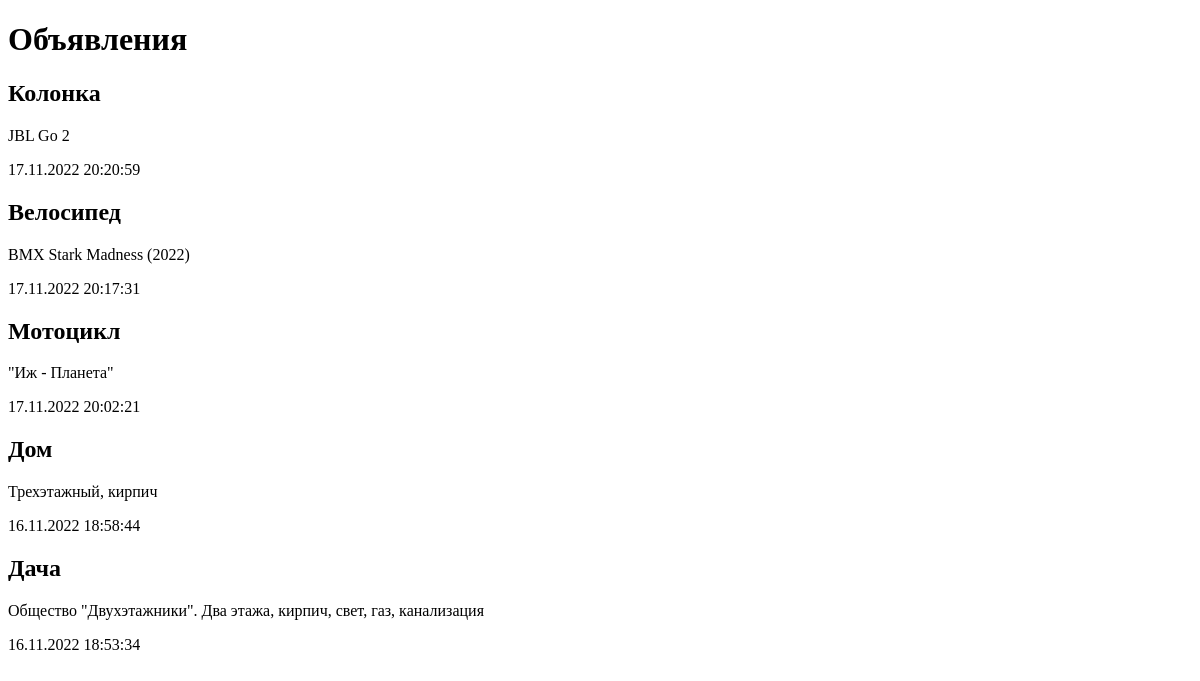
Page /bboard/ on the earlier database version.
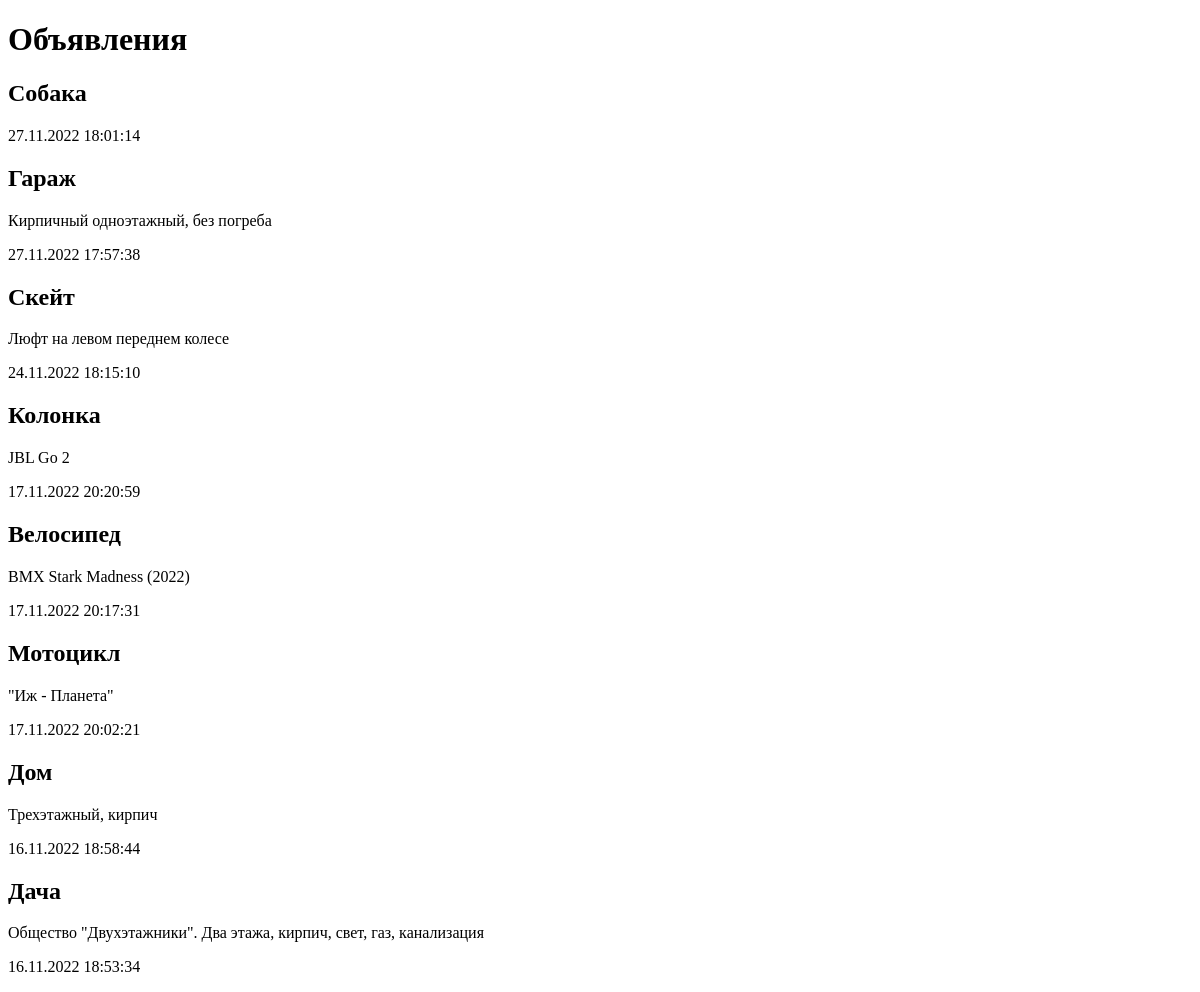
Same page on the later database version.
### bboard/models.py (models this page shows)
class Bb(models.Model):
    KINDS = (
        (None, 'Выберите тип публикуемого объявления'),
        ('b', 'Куплю'),
        ('s', 'Продам'),
        ('c', 'Обменяю'),
    )
    kind = models.CharField(max_length=1, choices=KINDS, blank=True, verbose_name='Тип')
    title = models.CharField(max_length=50, verbose_name='Товар')
    content = models.TextField(null=True, blank=True, verbose_name='Описание')
    price = models.FloatField(null=True, blank=True, verbose_name='Цена')
    published = models.DateTimeField(auto_now_add=True, db_index=True, verbose_name='Опубликовано')
    rubric = models.ForeignKey('Rubric', null=True, on_delete=models.PROTECT, verbose_name='Рубрика')
    class Meta:
        verbose_name_plural = 'Объявления'
        verbose_name = 'Объявление'
        ordering = ['-published']

### bboard/views.py (the view)
# urls.py: path('', index, name='index'),
def index(request):
    bbs = Bb.objects.all()
    rubrics = Rubric.objects.all()
    context = {'bbs': bbs, 'rubrics': rubrics}
    return render(request, 'bboard/index.html', context)

### bboard/templates/bboard/index.html (shortened to what this page needs)
<!DOCTYPE html>
<html lang="en">
<head>
</head>
<body>
<h1>Объявления</h1>
    {% for bb in bbs %}
    <div>
        <h2>{{ bb.title }}</h2>
        <p>{{ bb.content }}</p>
        <p>{{ bb.published|date:"d.m.Y H:i:s" }}</p>
    </div>
    {% endfor %}
</body>
</html>

Differences in the rows shown:
added Bb: title "Собака", published "27.11.2022 18:01:14"
added Bb: title "Гараж", content "Кирпичный одноэтажный, без погреба", published "27.11.2022 17:57:38"
added Bb: title "Скейт", content "Люфт на левом переднем колесе", published "24.11.2022 18:15:10"
